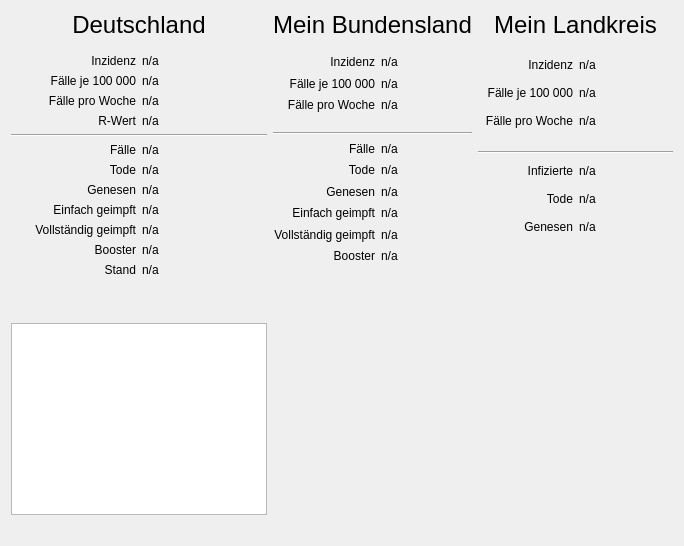
      <widget class="QWidget" name="tab">
       <property name="layoutDirection">
        <enum>Qt::LeftToRight</enum>
       </property>
       <attribute name="title">
        <string>Übersicht</string>
       </attribute>
       <layout class="QGridLayout" name="gridLayout">
        <item row="0" column="2">
         <layout class="QGridLayout" name="gridLayout_5">
          <property name="sizeConstraint">
           <enum>QLayout::SetMinimumSize</enum>
          </property>
          <item row="3" column="0">
           <widget class="QLabel" name="label_36">
            <property name="text">
             <string>Fälle je 100 000</string>
            </property>
            <property name="alignment">
             <set>Qt::AlignRight|Qt::AlignTrailing|Qt::AlignVCenter</set>
            </property>
           </widget>
          </item>
          <item row="0" column="0" colspan="2">
           <widget class="QLabel" name="label_OV_L_Name">
            <property name="font">
             <font>
              <pointsize>18</pointsize>
             </font>
            </property>
            <property name="text">
             <string>Mein Landkreis</string>
            </property>
            <property name="scaledContents">
             <bool>false</bool>
            </property>
            <property name="alignment">
             <set>Qt::AlignCenter</set>
            </property>
           </widget>
          </item>
          <item row="13" column="1">
           <spacer name="verticalSpacer_4">
            <property name="orientation">
             <enum>Qt::Vertical</enum>
            </property>
            <property name="sizeType">
             <enum>QSizePolicy::Preferred</enum>
            </property>
            <property name="sizeHint" stdset="0">
             <size>
              <width>20</width>
              <height>13</height>
             </size>
            </property>
           </spacer>
          </item>
          <item row="4" column="1">
           <widget class="QLabel" name="label_OV_L_CasesPerWeek">
            <property name="text">
             <string notr="true">n/a</string>
            </property>
           </widget>
          </item>
          <item row="9" column="1">
           <widget class="QLabel" name="label_OV_L_Deaths">
            <property name="text">
             <string notr="true">n/a</string>
            </property>
           </widget>
          </item>
          <item row="5" column="1">
           <spacer name="verticalSpacer_5">
            <property name="orientation">
             <enum>Qt::Vertical</enum>
            </property>
            <property name="sizeType">
             <enum>QSizePolicy::Preferred</enum>
            </property>
            <property name="sizeHint" stdset="0">
             <size>
              <width>20</width>
              <height>13</height>
             </size>
            </property>
           </spacer>
          </item>
          <item row="9" column="0">
           <widget class="QLabel" name="label_47">
            <property name="text">
             <string>Tode</string>
            </property>
            <property name="alignment">
             <set>Qt::AlignRight|Qt::AlignTrailing|Qt::AlignVCenter</set>
            </property>
           </widget>
          </item>
          <item row="1" column="0" colspan="2">
           <widget class="Line" name="line_4">
            <property name="minimumSize">
             <size>
              <width>195</width>
              <height>0</height>
             </size>
            </property>
            <property name="lineWidth">
             <number>0</number>
            </property>
            <property name="orientation">
             <enum>Qt::Horizontal</enum>
            </property>
           </widget>
          </item>
          <item row="2" column="0">
           <widget class="QLabel" name="label_25">
            <property name="text">
             <string>Inzidenz</string>
            </property>
            <property name="alignment">
             <set>Qt::AlignRight|Qt::AlignTrailing|Qt::AlignVCenter</set>
            </property>
           </widget>
          </item>
          <item row="3" column="1">
           <widget class="QLabel" name="label_OV_L_CasesPer100K">
            <property name="text">
             <string notr="true">n/a</string>
            </property>
           </widget>
          </item>
          <item row="12" column="1">
           <spacer name="verticalSpacer_6">
            <property name="orientation">
             <enum>Qt::Vertical</enum>
            </property>
            <property name="sizeType">
             <enum>QSizePolicy::Preferred</enum>
            </property>
            <property name="sizeHint" stdset="0">
             <size>
              <width>20</width>
              <height>13</height>
             </size>
            </property>
           </spacer>
          </item>
          <item row="10" column="1">
           <widget class="QLabel" name="label_OV_L_Recovered">
            <property name="text">
             <string notr="true">n/a</string>
            </property>
           </widget>
          </item>
          <item row="2" column="1">
           <widget class="QLabel" name="label_OV_L_Incidence">
            <property name="text">
             <string notr="true">n/a</string>
            </property>
           </widget>
          </item>
          <item row="4" column="0">
           <widget class="QLabel" name="label_41">
            <property name="text">
             <string>Fälle pro Woche</string>
            </property>
            <property name="alignment">
             <set>Qt::AlignRight|Qt::AlignTrailing|Qt::AlignVCenter</set>
            </property>
           </widget>
          </item>
          <item row="10" column="0">
           <widget class="QLabel" name="label_27">
            <property name="text">
             <string>Genesen</string>
            </property>
            <property name="alignment">
             <set>Qt::AlignRight|Qt::AlignTrailing|Qt::AlignVCenter</set>
            </property>
           </widget>
          </item>
          <item row="8" column="1">
           <widget class="QLabel" name="label_OV_L_Cases">
            <property name="text">
             <string notr="true">n/a</string>
            </property>
           </widget>
          </item>
          <item row="8" column="0">
           <widget class="QLabel" name="label_26">
            <property name="text">
             <string>Infizierte</string>
            </property>
            <property name="alignment">
             <set>Qt::AlignRight|Qt::AlignTrailing|Qt::AlignVCenter</set>
            </property>
           </widget>
          </item>
          <item row="7" column="0" colspan="2">
           <widget class="Line" name="line_6">
            <property name="orientation">
             <enum>Qt::Horizontal</enum>
            </property>
           </widget>
          </item>
          <item row="11" column="1">
           <spacer name="verticalSpacer_7">
            <property name="orientation">
             <enum>Qt::Vertical</enum>
            </property>
            <property name="sizeType">
             <enum>QSizePolicy::Preferred</enum>
            </property>
            <property name="sizeHint" stdset="0">
             <size>
              <width>20</width>
              <height>13</height>
             </size>
            </property>
           </spacer>
          </item>
         </layout>
        </item>
        <item row="2" column="1">
         <widget class="QImageWithLegend" name="label_18" native="true">
          <property name="sizePolicy">
           <sizepolicy hsizetype="Expanding" vsizetype="Expanding">
            <horstretch>0</horstretch>
            <verstretch>0</verstretch>
           </sizepolicy>
          </property>
         </widget>
        </item>
        <item row="2" column="0">
         <widget class="QChartView" name="graphicsView_OV_1">
          <property name="enabled">
           <bool>true</bool>
          </property>
          <property name="maximumSize">
           <size>
            <width>160000</width>
            <height>16000</height>
           </size>
          </property>
          <property name="layoutDirection">
           <enum>Qt::LeftToRight</enum>
          </property>
         </widget>
        </item>
        <item row="0" column="1">
         <layout class="QGridLayout" name="gridLayout_4">
          <item row="4" column="1">
           <widget class="QLabel" name="label_OV_B_CasesPerWeek">
            <property name="text">
             <string notr="true">n/a</string>
            </property>
           </widget>
          </item>
          <item row="11" column="0">
           <widget class="QLabel" name="label_17">
            <property name="text">
             <string>Vollständig geimpft</string>
            </property>
            <property name="alignment">
             <set>Qt::AlignRight|Qt::AlignTrailing|Qt::AlignVCenter</set>
            </property>
           </widget>
          </item>
          <item row="9" column="0">
           <widget class="QLabel" name="label_15">
            <property name="text">
             <string>Genesen</string>
            </property>
            <property name="alignment">
             <set>Qt::AlignRight|Qt::AlignTrailing|Qt::AlignVCenter</set>
            </property>
           </widget>
          </item>
          <item row="2" column="0">
           <widget class="QLabel" name="label_13">
            <property name="text">
             <string>Inzidenz</string>
            </property>
            <property name="alignment">
             <set>Qt::AlignRight|Qt::AlignTrailing|Qt::AlignVCenter</set>
            </property>
           </widget>
          </item>
          <item row="3" column="1">
           <widget class="QLabel" name="label_OV_B_CasesPer100K">
            <property name="text">
             <string notr="true">n/a</string>
            </property>
           </widget>
          </item>
          <item row="2" column="1">
           <widget class="QLabel" name="label_OV_B_Incidence">
            <property name="text">
             <string notr="true">n/a</string>
            </property>
           </widget>
          </item>
          <item row="10" column="0">
           <widget class="QLabel" name="label_16">
            <property name="text">
             <string>Einfach geimpft</string>
            </property>
            <property name="alignment">
             <set>Qt::AlignRight|Qt::AlignTrailing|Qt::AlignVCenter</set>
            </property>
           </widget>
          </item>
          <item row="6" column="0" colspan="2">
           <widget class="Line" name="line_5">
            <property name="orientation">
             <enum>Qt::Horizontal</enum>
            </property>
           </widget>
          </item>
          <item row="11" column="1">
           <widget class="QLabel" name="label_OV_B_DoubleShot">
            <property name="text">
             <string notr="true">n/a</string>
            </property>
           </widget>
          </item>
          <item row="4" column="0">
           <widget class="QLabel" name="label_32">
            <property name="text">
             <string>Fälle pro Woche</string>
            </property>
            <property name="alignment">
             <set>Qt::AlignRight|Qt::AlignTrailing|Qt::AlignVCenter</set>
            </property>
           </widget>
          </item>
          <item row="5" column="0">
           <spacer name="verticalSpacer_2">
            <property name="orientation">
             <enum>Qt::Vertical</enum>
            </property>
            <property name="sizeType">
             <enum>QSizePolicy::Preferred</enum>
            </property>
            <property name="sizeHint" stdset="0">
             <size>
              <width>20</width>
              <height>13</height>
             </size>
            </property>
           </spacer>
          </item>
          <item row="8" column="1">
           <widget class="QLabel" name="label_OV_B_Deaths">
            <property name="text">
             <string notr="true">n/a</string>
            </property>
           </widget>
          </item>
          <item row="7" column="1">
           <widget class="QLabel" name="label_OV_B_Cases">
            <property name="text">
             <string notr="true">n/a</string>
            </property>
           </widget>
          </item>
          <item row="12" column="0">
           <widget class="QLabel" name="label_22">
            <property name="text">
             <string>Booster</string>
            </property>
            <property name="alignment">
             <set>Qt::AlignRight|Qt::AlignTrailing|Qt::AlignVCenter</set>
            </property>
           </widget>
          </item>
          <item row="7" column="0">
           <widget class="QLabel" name="label_14">
            <property name="text">
             <string>Fälle</string>
            </property>
            <property name="alignment">
             <set>Qt::AlignRight|Qt::AlignTrailing|Qt::AlignVCenter</set>
            </property>
           </widget>
          </item>
          <item row="3" column="0">
           <widget class="QLabel" name="label_21">
            <property name="text">
             <string>Fälle je 100 000</string>
            </property>
            <property name="alignment">
             <set>Qt::AlignRight|Qt::AlignTrailing|Qt::AlignVCenter</set>
            </property>
           </widget>
          </item>
          <item row="10" column="1">
           <widget class="QLabel" name="label_OV_B_SingleShot">
            <property name="text">
             <string notr="true">n/a</string>
            </property>
           </widget>
          </item>
          <item row="0" column="0" colspan="2">
           <widget class="QLabel" name="label_OV_B_Name">
            <property name="font">
             <font>
              <pointsize>18</pointsize>
             </font>
            </property>
            <property name="text">
             <string>Mein Bundensland</string>
            </property>
            <property name="scaledContents">
             <bool>false</bool>
            </property>
            <property name="alignment">
             <set>Qt::AlignCenter</set>
            </property>
           </widget>
          </item>
          <item row="13" column="0">
           <spacer name="verticalSpacer_3">
            <property name="orientation">
             <enum>Qt::Vertical</enum>
            </property>
            <property name="sizeType">
             <enum>QSizePolicy::Preferred</enum>
            </property>
            <property name="sizeHint" stdset="0">
             <size>
              <width>20</width>
              <height>13</height>
             </size>
            </property>
           </spacer>
          </item>
          <item row="1" column="0" colspan="2">
           <widget class="Line" name="line_3">
            <property name="sizePolicy">
             <sizepolicy hsizetype="Minimum" vsizetype="Fixed">
              <horstretch>0</horstretch>
              <verstretch>0</verstretch>
             </sizepolicy>
            </property>
            <property name="minimumSize">
             <size>
              <width>195</width>
              <height>0</height>
             </size>
            </property>
            <property name="lineWidth">
             <number>0</number>
            </property>
            <property name="orientation">
             <enum>Qt::Horizontal</enum>
            </property>
           </widget>
          </item>
          <item row="9" column="1">
           <widget class="QLabel" name="label_OV_B_Recovered">
            <property name="text">
             <string notr="true">n/a</string>
            </property>
           </widget>
          </item>
          <item row="8" column="0">
           <widget class="QLabel" name="label_30">
            <property name="text">
             <string>Tode</string>
            </property>
            <property name="alignment">
             <set>Qt::AlignRight|Qt::AlignTrailing|Qt::AlignVCenter</set>
            </property>
           </widget>
          </item>
          <item row="12" column="1">
           <widget class="QLabel" name="label_OV_B_BoosterShot">
            <property name="text">
             <string>n/a</string>
            </property>
           </widget>
          </item>
         </layout>
        </item>
        <item row="2" column="2">
         <widget class="QImageWithLegend" name="label_19" native="true">
          <property name="sizePolicy">
           <sizepolicy hsizetype="Expanding" vsizetype="Expanding">
            <horstretch>0</horstretch>
            <verstretch>0</verstretch>
           </sizepolicy>
          </property>
         </widget>
        </item>
        <item row="1" column="0" colspan="3">
         <spacer name="verticalSpacer">
          <property name="orientation">
           <enum>Qt::Vertical</enum>
          </property>
          <property name="sizeType">
           <enum>QSizePolicy::Fixed</enum>
          </property>
          <property name="sizeHint" stdset="0">
           <size>
            <width>20</width>
            <height>40</height>
           </size>
          </property>
         </spacer>
        </item>
        <item row="0" column="0">
         <layout class="QGridLayout" name="gridLayout_3">
          <property name="sizeConstraint">
           <enum>QLayout::SetDefaultConstraint</enum>
          </property>
          <property name="horizontalSpacing">
           <number>6</number>
          </property>
          <item row="10" column="0">
           <widget class="QLabel" name="label_10">
            <property name="text">
             <string>Genesen</string>
            </property>
            <property name="alignment">
             <set>Qt::AlignRight|Qt::AlignTrailing|Qt::AlignVCenter</set>
            </property>
           </widget>
          </item>
          <item row="11" column="0">
           <widget class="QLabel" name="label_45">
            <property name="text">
             <string>Einfach geimpft</string>
            </property>
            <property name="alignment">
             <set>Qt::AlignRight|Qt::AlignTrailing|Qt::AlignVCenter</set>
            </property>
           </widget>
          </item>
          <item row="5" column="0">
           <widget class="QLabel" name="label_5">
            <property name="text">
             <string>Fälle pro Woche</string>
            </property>
            <property name="alignment">
             <set>Qt::AlignRight|Qt::AlignTrailing|Qt::AlignVCenter</set>
            </property>
           </widget>
          </item>
          <item row="5" column="1">
           <widget class="QLabel" name="label_OV_D_CasesPerWeek">
            <property name="text">
             <string notr="true">n/a</string>
            </property>
           </widget>
          </item>
          <item row="12" column="0">
           <widget class="QLabel" name="label_46">
            <property name="text">
             <string>Vollständig geimpft</string>
            </property>
            <property name="alignment">
             <set>Qt::AlignRight|Qt::AlignTrailing|Qt::AlignVCenter</set>
            </property>
           </widget>
          </item>
          <item row="9" column="1">
           <widget class="QLabel" name="label_OV_D_Deaths">
            <property name="text">
             <string notr="true">n/a</string>
            </property>
           </widget>
          </item>
          <item row="14" column="0">
           <widget class="QLabel" name="label_4">
            <property name="text">
             <string>Stand</string>
            </property>
            <property name="alignment">
             <set>Qt::AlignRight|Qt::AlignTrailing|Qt::AlignVCenter</set>
            </property>
           </widget>
          </item>
          <item row="8" column="0">
           <widget class="QLabel" name="label_7">
            <property name="text">
             <string>Fälle</string>
            </property>
            <property name="alignment">
             <set>Qt::AlignRight|Qt::AlignTrailing|Qt::AlignVCenter</set>
            </property>
           </widget>
          </item>
          <item row="3" column="0">
           <widget class="QLabel" name="label_2">
            <property name="text">
             <string>Inzidenz</string>
            </property>
            <property name="alignment">
             <set>Qt::AlignRight|Qt::AlignTrailing|Qt::AlignVCenter</set>
            </property>
           </widget>
          </item>
          <item row="0" column="0" colspan="2">
           <widget class="QLabel" name="label_OV_D_Name">
            <property name="font">
             <font>
              <pointsize>18</pointsize>
             </font>
            </property>
            <property name="text">
             <string>Deutschland</string>
            </property>
            <property name="scaledContents">
             <bool>false</bool>
            </property>
            <property name="alignment">
             <set>Qt::AlignCenter</set>
            </property>
           </widget>
          </item>
          <item row="7" column="0" colspan="2">
           <widget class="Line" name="line">
            <property name="maximumSize">
             <size>
              <width>16777215</width>
              <height>100</height>
             </size>
            </property>
            <property name="orientation">
             <enum>Qt::Horizontal</enum>
            </property>
           </widget>
          </item>
          <item row="6" column="0">
           <widget class="QLabel" name="label_6">
            <property name="text">
             <string>R-Wert</string>
            </property>
            <property name="alignment">
             <set>Qt::AlignRight|Qt::AlignTrailing|Qt::AlignVCenter</set>
            </property>
           </widget>
          </item>
          <item row="4" column="0">
           <widget class="QLabel" name="label_3">
            <property name="font">
             <font>
              <kerning>true</kerning>
             </font>
            </property>
            <property name="text">
             <string>Fälle je 100 000</string>
            </property>
            <property name="alignment">
             <set>Qt::AlignRight|Qt::AlignTrailing|Qt::AlignVCenter</set>
            </property>
           </widget>
          </item>
          <item row="3" column="1">
           <widget class="QLabel" name="label_OV_D_Incidence">
            <property name="text">
             <string notr="true">n/a</string>
            </property>
           </widget>
          </item>
          <item row="6" column="1">
           <widget class="QLabel" name="label_OV_D_RValue">
            <property name="text">
             <string notr="true">n/a</string>
            </property>
           </widget>
          </item>
          <item row="9" column="0">
           <widget class="QLabel" name="label_9">
            <property name="text">
             <string>Tode</string>
            </property>
            <property name="alignment">
             <set>Qt::AlignRight|Qt::AlignTrailing|Qt::AlignVCenter</set>
            </property>
           </widget>
          </item>
          <item row="10" column="1">
           <widget class="QLabel" name="label_OV_D_Recovered">
            <property name="text">
             <string notr="true">n/a</string>
            </property>
           </widget>
          </item>
          <item row="12" column="1">
           <widget class="QLabel" name="label_OV_D_DoubleShot">
            <property name="text">
             <string notr="true">n/a</string>
            </property>
           </widget>
          </item>
          <item row="4" column="1">
           <widget class="QLabel" name="label_OV_D_CasesPer100K">
            <property name="text">
             <string notr="true">n/a</string>
            </property>
           </widget>
          </item>
          <item row="14" column="1">
           <widget class="QLabel" name="label_OV_D_LastUpdate">
            <property name="text">
             <string notr="true">n/a</string>
            </property>
           </widget>
          </item>
          <item row="8" column="1">
           <widget class="QLabel" name="label_OV_D_Cases">
            <property name="text">
             <string notr="true">n/a</string>
            </property>
           </widget>
          </item>
          <item row="11" column="1">
           <widget class="QLabel" name="label_OV_D_SingleShot">
            <property name="text">
             <string notr="true">n/a</string>
            </property>
           </widget>
          </item>
          <item row="1" column="0" colspan="2">
           <widget class="Line" name="line_2">
            <property name="sizePolicy">
             <sizepolicy hsizetype="Minimum" vsizetype="Fixed">
              <horstretch>0</horstretch>
              <verstretch>0</verstretch>
             </sizepolicy>
            </property>
            <property name="minimumSize">
             <size>
              <width>195</width>
              <height>0</height>
             </size>
            </property>
            <property name="lineWidth">
             <number>0</number>
            </property>
            <property name="orientation">
             <enum>Qt::Horizontal</enum>
            </property>
           </widget>
          </item>
          <item row="13" column="0">
           <widget class="QLabel" name="label_12">
            <property name="layoutDirection">
             <enum>Qt::LeftToRight</enum>
            </property>
            <property name="text">
             <string>Booster</string>
            </property>
            <property name="alignment">
             <set>Qt::AlignRight|Qt::AlignTrailing|Qt::AlignVCenter</set>
            </property>
           </widget>
          </item>
          <item row="13" column="1">
           <widget class="QLabel" name="label_OV_D_BoosterShot">
            <property name="text">
             <string>n/a</string>
            </property>
           </widget>
          </item>
         </layout>
        </item>
        <item row="3" column="0" colspan="3">
         <widget class="QLabel" name="label_overview_graph_info">
          <property name="text">
           <string/>
          </property>
         </widget>
        </item>
       </layout>
      </widget>
